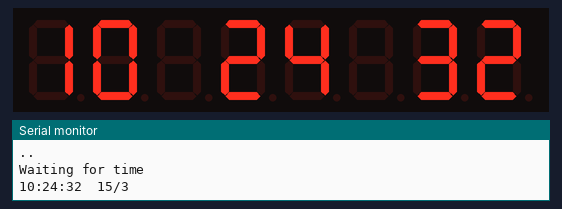
Simulated run of this sketch. Board: ESP8266 (NodeMCU). On the bench: 8-digit seven-segment display, the last lines printed to the serial monitor. WiFi joins after 1.5 s; servers stay silent unless stated; the local clock reads 2024-03-15 10:24:30 at power-on unless the sketch sets it.

Above: at 2.1 s.
At 6.1 s:
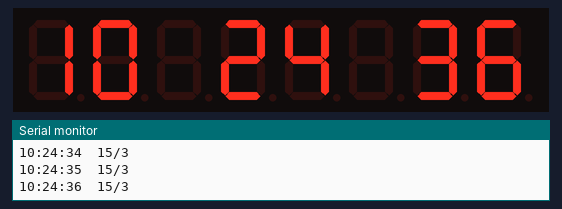
At 11.1 s:
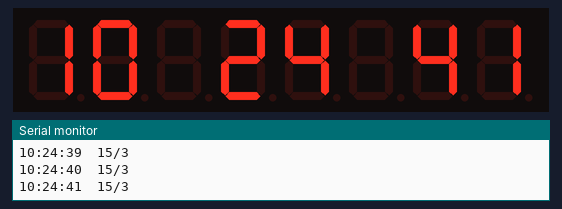
At 20.1 s:
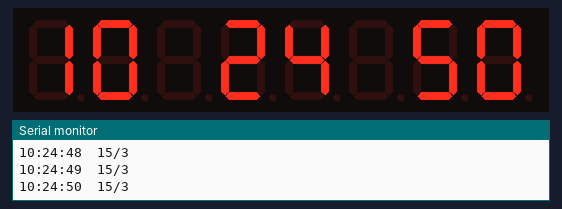
At 27.1 s:
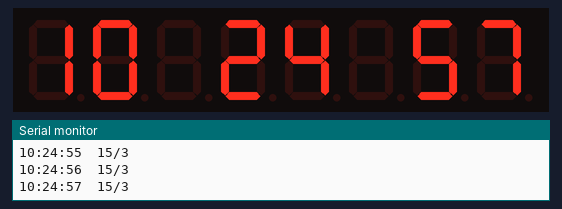
At 38.1 s:
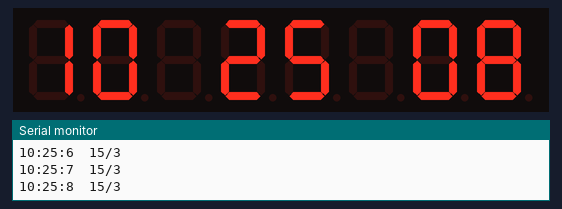

Measured:
- what the display in image 1 shows lasts 1.0 s, from 6.0 s to 7.0 s

The sketch:

ESP8266_Time.ino
```cpp
#include <ESP8266WiFi.h>
#include <time.h>
#include "LedControl.h"

const char* ssid = "ON_Home";
const char* password = "044349220";

int timezone = 7;
int dst = 0;
/*
  Arduino -> Module MAX7219
  ขา13 -> DIN
  ขา14 -> CS
  ขา12 -> CLK
  5V -> Vcc
  Gnd -> Gnd
*/
LedControl lc = LedControl(13, 12, 14, 1); // เลข 1 คือจำนวนโมดูลแสดงผลที่ต่อ ในที่นี้ต่อ 1 โมดูล

void setup() {
    // กำหนดค่าเริ่มต้น MAX7219 device
  lc.shutdown(0, false); // Enable display
  lc.setIntensity(0, 15); // ปรับระดับความสว่างได้ 16 ระดับ 0 คือค่าต่ำสุด 15 คือค่าสูงสุด
  lc.clearDisplay(0); // Clear display register


  Serial.begin(115200);
  Serial.setDebugOutput(true);

  WiFi.mode(WIFI_STA);
  WiFi.begin(ssid, password);
  Serial.println("\nConnecting to WiFi");
  while (WiFi.status() != WL_CONNECTED) {
    Serial.print(".");
    delay(1000);
  }

  configTime(timezone * 3600, dst, "pool.ntp.org", "time.nist.gov");
  Serial.println("\nWaiting for time");
  while (!time(nullptr)) {
    Serial.print(".");
    delay(1000);
  }
  Serial.println("");
}

void loop() {
  time_t now = time(nullptr);
  struct tm* p_tm = localtime(&now);

  Serial.print(p_tm -> tm_hour);Serial.print(":");
  Serial.print(p_tm -> tm_min);Serial.print(":");
  Serial.print(p_tm -> tm_sec);Serial.print("\t");
  Serial.print(p_tm -> tm_mday);Serial.print("/");
  Serial.println(p_tm -> tm_mon+1);

  lc.setChar(0, 7, (p_tm -> tm_hour)/10, false);
  lc.setChar(0, 6, (p_tm -> tm_hour)%10, false);
  lc.setChar(0, 4, (p_tm -> tm_min)/10, false);
  lc.setChar(0, 3, (p_tm -> tm_min)%10, false);
  lc.setChar(0, 1, (p_tm -> tm_sec)/10, false);
  lc.setChar(0, 0, (p_tm -> tm_sec)%10, false);
//  if(p_tm -> tm_hour >=  10 && p_tm -> tm_hour <= 19){
//    lc.setChar(0, 7, (p_tm -> tm_hour-10, false);
//    lc.setChar(0, 7, p_tm -> tm_hour-10, false);
//  }else if(p_tm -> tm_hour >=20  ){
//
//  }


  delay(1000);
}
```
